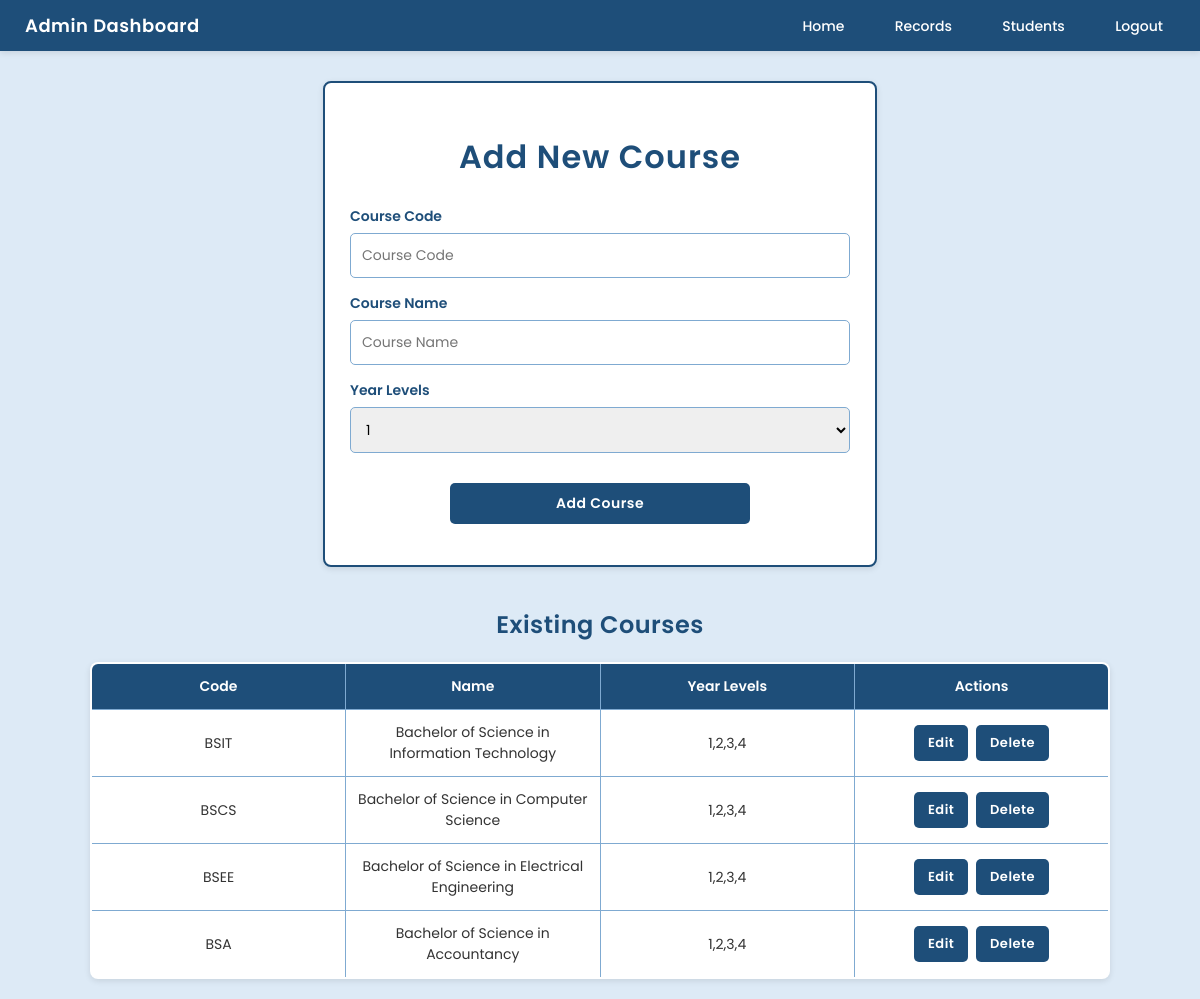
Page /admin/dashboard.php (signed in) on the committed database.
### tables this page shows
CREATE TABLE courses (
    id INT AUTO_INCREMENT PRIMARY KEY,
    code VARCHAR(20) NOT NULL,
    name VARCHAR(200) NOT NULL,
    year_levels VARCHAR(50) NOT NULL
);

### classes/database.php (called while the page is built, shortened)
<?php
class Database {
    protected $pdo;
    public function __construct() {
        $host = 'localhost';
        $db   = 'attendance';
        $user = 'root';
        $pass = '';
        $charset = 'utf8mb4';
        $dsn = "mysql:host=$host;dbname=$db;charset=$charset";
        $options = [
            PDO::ATTR_ERRMODE            => PDO::ERRMODE_EXCEPTION,
            PDO::ATTR_DEFAULT_FETCH_MODE => PDO::FETCH_ASSOC,
            PDO::ATTR_EMULATE_PREPARES   => false,
        ];
        try {
            $this->pdo = new PDO($dsn, $user, $pass, $options);
        } catch (\PDOException $e) {
            throw new \PDOException($e->getMessage(), (int)$e->getCode());
        }
    }
    public function selectAll($table, $where="", $params=[]) {
        $sql = "SELECT * FROM {$table}".($where ? " WHERE $where" : "");
        $stmt = $this->pdo->prepare($sql);
        $stmt->execute();
        return $stmt->fetchAll();
    }
}
?>

### classes/course.php (called while the page is built, shortened)
<?php
require_once 'database.php';
class Course extends Database {
    protected $table = "courses";
    public function getAllCourses() {
        return $this->selectAll($this->table);
    }
}
?>

### Admin/dashboard.php (the view, shortened to what this page needs)
<?php
include 'navbar.php';
require_once '../classes/course.php';
$courseObj = new Course();
$courses = $courseObj->getAllCourses();
?>
<!DOCTYPE html>
<html lang="en">
<head>
</head>
<body>
    <div class="form-box">
        <h1>Add New Course</h1>
        <form method="POST" action="../handle/handleForms.php">
            <label for="code">Course Code</label>
            <input type="text" name="code" id="code" placeholder="Course Code" required>
            <label for="name">Course Name</label>
            <input type="text" name="name" id="name" placeholder="Course Name" required>
            <label for="year_levels">Year Levels</label>
            <select name="year_levels" id="year_levels" required>
                <option value="1">1</option>
            </select>
            <button type="submit" name="add_course">Add Course</button>
        </form>
    </div>
    <h2>Existing Courses</h2>
    <table>
        <tr>
            <th>Code</th>
            <th>Name</th>
            <th>Year Levels</th>
            <th>Actions</th>
        </tr>
        <?php foreach($courses as $c): ?>
        <tr id="row-<?= $c['id'] ?>">
            <form method="POST" action="../handle/handleForms.php" id="form-<?= $c['id'] ?>">
                <td>
                    <span class="view"><?= htmlspecialchars($c['code']) ?></span>
                </td>
                <td>
                    <span class="view"><?= htmlspecialchars($c['name']) ?></span>
                </td>
                <td>
                    <span class="view"><?= htmlspecialchars($c['year_levels']) ?></span>
                </td>
                <td>
                    <div class="view">
                        <button type="button" onclick="toggleEdit('<?= $c['id'] ?>')">Edit</button>
                        <button type="submit" name="delete_course" onclick="return confirm('Are you sure?')">Delete</button>
                    </div>
                </td>
            </form>
        </tr>
        <?php endforeach; ?>
    </table>
</body>
</html>

### Admin/navbar.php (shortened to what this page needs)
<?php
if(isset($_SESSION['user']) && $_SESSION['user']['role'] === 'admin'):
?>
    <nav class="navbar">
        <div class="navbar-left">
            <span>Admin Dashboard</span>
        </div>
        <div class="navbar-right">
            <a href="dashboard.php">Home</a>
            <a href="attendanceReports.php">Records</a>
            <a href="studentsList.php">Students</a>
            <a href="../handle/handleForms.php?logoutUserBtn=1">Logout</a>
        </div>
    </nav>
<?php endif; ?>

### Admin/navbar.php (style rules this page uses)
.navbar { width: 100%; background: #1E4E79; padding: 12px 25px; display: flex; justify-content: space-between; align-items: center; box-shadow: 0 2px 6px rgba(0,0,0,0.1); box-sizing: border-box; font-family: "Poppins", sans-serif; }
.navbar-left span { color: #fff; font-size: 18px; font-weight: 600; letter-spacing: 0.5px; }
.navbar-right a { color: #fff; font-weight: 500; text-decoration: none; margin-left: 22px; padding: 6px 12px; border-radius: 5px; font-size: 14px; transition: background 0.3s, color 0.3s; }

### Admin/dashboard.php (style rules this page uses)
body { font-family: "Poppins", Arial, sans-serif; background-color: #DDEAF6; color: #333; margin: 0; padding: 0; }
h1 { margin: 25px 0; text-align: center; color: #1E4E79; font-weight: 600; letter-spacing: 1px; }
h2 { color: #1E4E79; margin-top: 40px; margin-bottom: 15px; text-align: center; font-weight: 600; letter-spacing: 0.5px; }
.form-box { background: #fff; border: 2px solid #1E4E79; border-radius: 8px; padding: 25px; margin: 30px auto; max-width: 500px; box-shadow: 0px 2px 6px rgba(0,0,0,0.1); }
label { display: block; margin-bottom: 6px; color: #1E4E79; font-weight: 600; font-size: 14px; }
input[type="text"], select { width: 100%; padding: 11px; margin-bottom: 15px; border: 1px solid #7FAAD1; border-radius: 5px; font-family: "Poppins", Arial, sans-serif; font-size: 14px; }
button { background: #1E4E79; color: #fff; border: none; padding: 10px 18px; border-radius: 5px; cursor: pointer; font-weight: 600; font-family: "Poppins", Arial, sans-serif; font-size: 14px; letter-spacing: 0.5px; transition: 0.3s; }
.form-box button[type="submit"] { display: block; width: 60%; margin: 15px auto 0 auto; }
table { width: 85%; margin: 20px auto; border-collapse: collapse; background: #fff; border: 2px solid #1E4E79; border-radius: 8px; overflow: hidden; box-shadow: 0px 2px 6px rgba(0,0,0,0.1); table-layout: fixed; }
th, td { border: 1px solid #7FAAD1; padding: 12px; text-align: center; font-size: 14px; vertical-align: middle; }
th { background: #1E4E79; color: white; font-weight: 600; }
table button { background: #1E4E79; color: #fff; border: none; padding: 8px 14px; border-radius: 5px; font-weight: 600; font-family: "Poppins", Arial, sans-serif; font-size: 13px; letter-spacing: 0.5px; cursor: pointer; transition: 0.3s; margin: 2px; }

### rows in the picture
courses: code "BSIT", name "Bachelor of Science in Information Technology", year_levels "1,2,3,4"
courses: code "BSCS", name "Bachelor of Science in Computer Science", year_levels "1,2,3,4"
courses: code "BSEE", name "Bachelor of Science in Electrical Engineering", year_levels "1,2,3,4"
courses: code "BSA", name "Bachelor of Science in Accountancy", year_levels "1,2,3,4"
